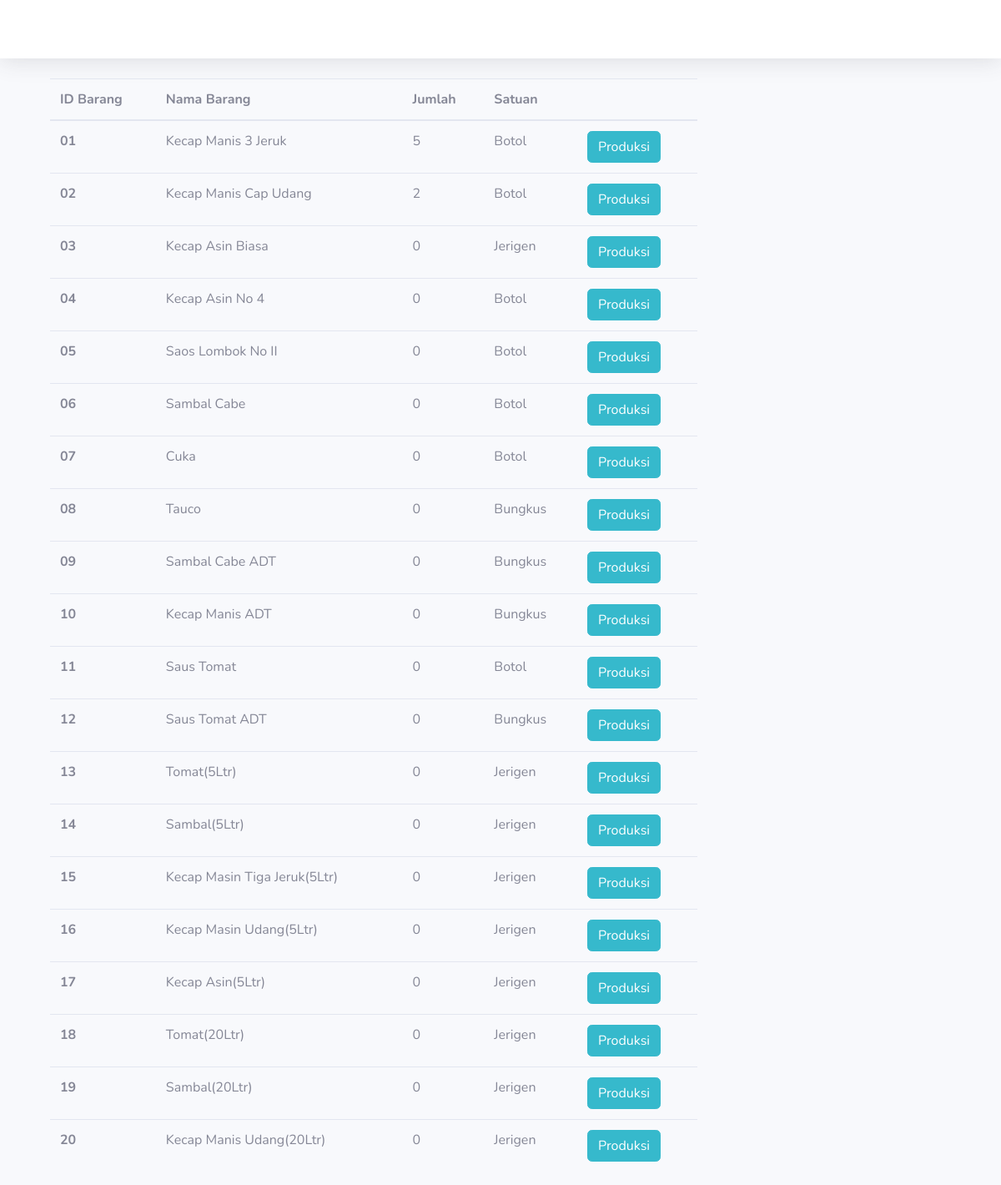
Screenshot of /index.php/stok_barang/view_barang with the database file from the repository.
### tables this page shows
CREATE TABLE `stok_barang` (
  `id_barang` char(2) NOT NULL,
  `nama_brg` varchar(30) NOT NULL,
  `jumlah` int(3) NOT NULL,
  `harga` int(11) NOT NULL,
  `satuan` varchar(10) NOT NULL
);

### application/core/MY_Loader.php (called while the page is built, shortened)
<?php
class MY_Loader extends CI_Loader
{
  public function template($template_name, $vars = array(), $return = false){
    if ($return):
      $content = $this->view('layout/header', $vars,$return);
      $content = $this->view('layout/nav', $vars,$return);
      $content = $this->view($template_name, $vars,$return);
      $content = $this->view('layout/footer', $vars,$return);
      return $content;
    else:
      $this->view('layout/header',$vars);
      $this->view('layout/nav',$vars);
      $this->view($template_name,$vars);
      $this->view('layout/footer',$vars);
    endif;
  }
}

### application/controllers/Stok_barang.php (called while the page is built, shortened)
<?php
class Stok_barang extends CI_Controller {
  public function __construct(){
    $this->load->model('model_barang');
  }
  public function view_barang()
  {
    $data['barang']= $this->model_barang->tampil_barang();
    $this->load->template('view_barang' , $data);
  }
}

### index.php (called while the page is built, shortened)
<?php
require_once BASEPATH.'core/CodeIgniter.php';

### application/models/Model_barang.php (called while the page is built, shortened)
<?php
class Model_barang extends CI_Model
{
  public function tampil_barang(){
    $query = $this->db->get('stok_barang');
    return $query->result_array();
  }
}

### application/views/view_barang.php (the view)
<div class="col-8">
  <table class="table ml-5">
    <thead>
      <tr>
        <th scope="col">ID Barang</th>
        <th scope="col">Nama Barang</th>
        <th scope="col">Jumlah</th>
        <th scope="col">Satuan</th>
        <th></th>
      </tr>
    </thead>
    <tbody>
      <?php foreach ($barang as $z) :?>
      <tr>
        <th scope="row"><?= $z['id_barang']; ?></th>
        <td><?= $z['nama_brg']; ?></td>
        <td><?= $z['jumlah']; ?></td>
        <td><?= $z['satuan']; ?></td>
        <td><a class="btn btn-info" href="<?= base_url().'produksi_stok/'.$z['id_barang'] ?>">Produksi</a></td>
      </tr>
    <?php endforeach; ?>
    </tbody>
  </table>
</div>

### application/views/layout/header.php (shortened to what this page needs)
<!DOCTYPE html>
<html lang="en">
<head>
  <link href="<?= base_url().'asset/vendor/fontawesome-free/css/all.min.css' ?>" rel="stylesheet" type="text/css">
  <link rel="stylesheet" href="<?= base_url().'asset/fonts/icofont.min.css' ?>">
  <link href="<?= base_url().'asset/css/sb-admin-2.min.css' ?>" rel="stylesheet">
</head>
<body id="page-top">

### application/views/layout/nav.php (shortened to what this page needs)
<div id="wrapper">
    <div id="content-wrapper" class="d-flex flex-column">
      <div id="content">
        <nav class="navbar navbar-expand navbar-light bg-white topbar mb-4 static-top shadow">
        </nav>

### application/views/layout/footer.php (shortened to what this page needs)
</body>
</html>

### rows the page displays
stok_barang: id_barang "01", nama_brg "Kecap Manis 3 Jeruk", jumlah "5", satuan "Botol"
stok_barang: id_barang "02", nama_brg "Kecap Manis Cap Udang", jumlah "2", satuan "Botol"
stok_barang: id_barang "03", nama_brg "Kecap Asin Biasa", jumlah "0", satuan "Jerigen"
stok_barang: id_barang "04", nama_brg "Kecap Asin No 4", jumlah "0", satuan "Botol"
stok_barang: id_barang "05", nama_brg "Saos Lombok No II", jumlah "0", satuan "Botol"
stok_barang: id_barang "06", nama_brg "Sambal Cabe", jumlah "0", satuan "Botol"
stok_barang: id_barang "07", nama_brg "Cuka", jumlah "0", satuan "Botol"
stok_barang: id_barang "08", nama_brg "Tauco", jumlah "0", satuan "Bungkus"
stok_barang: id_barang "09", nama_brg "Sambal Cabe ADT", jumlah "0", satuan "Bungkus"
stok_barang: id_barang "10", nama_brg "Kecap Manis ADT", jumlah "0", satuan "Bungkus"
stok_barang: id_barang "11", nama_brg "Saus Tomat", jumlah "0", satuan "Botol"
stok_barang: id_barang "12", nama_brg "Saus Tomat ADT", jumlah "0", satuan "Bungkus"
stok_barang: id_barang "13", nama_brg "Tomat(5Ltr)", jumlah "0", satuan "Jerigen"
stok_barang: id_barang "14", nama_brg "Sambal(5Ltr)", jumlah "0", satuan "Jerigen"
stok_barang: id_barang "15", nama_brg "Kecap Masin Tiga Jeruk(5Ltr)", jumlah "0", satuan "Jerigen"
stok_barang: id_barang "16", nama_brg "Kecap Masin Udang(5Ltr)", jumlah "0", satuan "Jerigen"
stok_barang: id_barang "17", nama_brg "Kecap Asin(5Ltr)", jumlah "0", satuan "Jerigen"
stok_barang: id_barang "18", nama_brg "Tomat(20Ltr)", jumlah "0", satuan "Jerigen"
stok_barang: id_barang "19", nama_brg "Sambal(20Ltr)", jumlah "0", satuan "Jerigen"
stok_barang: id_barang "20", nama_brg "Kecap Manis Udang(20Ltr)", jumlah "0", satuan "Jerigen"
